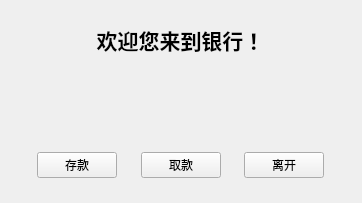
<?xml version="1.0" encoding="UTF-8"?>
<ui version="4.0">
 <class>Bank</class>
 <widget class="QWidget" name="Bank">
  <property name="geometry">
   <rect>
    <x>0</x>
    <y>0</y>
    <width>362</width>
    <height>203</height>
   </rect>
  </property>
  <property name="windowTitle">
   <string>Form</string>
  </property>
  <property name="windowOpacity">
   <double>1.000000000000000</double>
  </property>
  <widget class="QLabel" name="label">
   <property name="geometry">
    <rect>
     <x>70</x>
     <y>20</y>
     <width>221</width>
     <height>41</height>
    </rect>
   </property>
   <property name="text">
    <string>&lt;html&gt;&lt;head/&gt;&lt;body&gt;&lt;p align=&quot;center&quot;&gt;&lt;span style=&quot; font-size:16pt; font-weight:700;&quot;&gt;欢迎您来到银行！&lt;/span&gt;&lt;/p&gt;&lt;/body&gt;&lt;/html&gt;</string>
   </property>
  </widget>
  <widget class="QLabel" name="tipLabel">
   <property name="geometry">
    <rect>
     <x>40</x>
     <y>60</y>
     <width>281</width>
     <height>51</height>
    </rect>
   </property>
   <property name="text">
    <string/>
   </property>
  </widget>
  <widget class="QWidget" name="layoutWidget">
   <property name="geometry">
    <rect>
     <x>20</x>
     <y>140</y>
     <width>321</width>
     <height>51</height>
    </rect>
   </property>
   <layout class="QHBoxLayout" name="horizontalLayout" stretch="1,1,1,1,1,1,1">
    <item>
     <spacer name="horizontalSpacer">
      <property name="orientation">
       <enum>Qt::Orientation::Horizontal</enum>
      </property>
      <property name="sizeHint" stdset="0">
       <size>
        <width>40</width>
        <height>20</height>
       </size>
      </property>
     </spacer>
    </item>
    <item>
     <widget class="QPushButton" name="saveButton">
      <property name="text">
       <string>存款</string>
      </property>
     </widget>
    </item>
    <item>
     <spacer name="horizontalSpacer_2">
      <property name="orientation">
       <enum>Qt::Orientation::Horizontal</enum>
      </property>
      <property name="sizeHint" stdset="0">
       <size>
        <width>40</width>
        <height>20</height>
       </size>
      </property>
     </spacer>
    </item>
    <item>
     <widget class="QPushButton" name="drawButton">
      <property name="text">
       <string>取款</string>
      </property>
     </widget>
    </item>
    <item>
     <spacer name="horizontalSpacer_3">
      <property name="orientation">
       <enum>Qt::Orientation::Horizontal</enum>
      </property>
      <property name="sizeHint" stdset="0">
       <size>
        <width>40</width>
        <height>20</height>
       </size>
      </property>
     </spacer>
    </item>
    <item>
     <widget class="QPushButton" name="leaveButton">
      <property name="text">
       <string>离开</string>
      </property>
     </widget>
    </item>
    <item>
     <spacer name="horizontalSpacer_4">
      <property name="orientation">
       <enum>Qt::Orientation::Horizontal</enum>
      </property>
      <property name="sizeHint" stdset="0">
       <size>
        <width>40</width>
        <height>20</height>
       </size>
      </property>
     </spacer>
    </item>
   </layout>
  </widget>
 </widget>
 <resources/>
 <connections/>
</ui>
